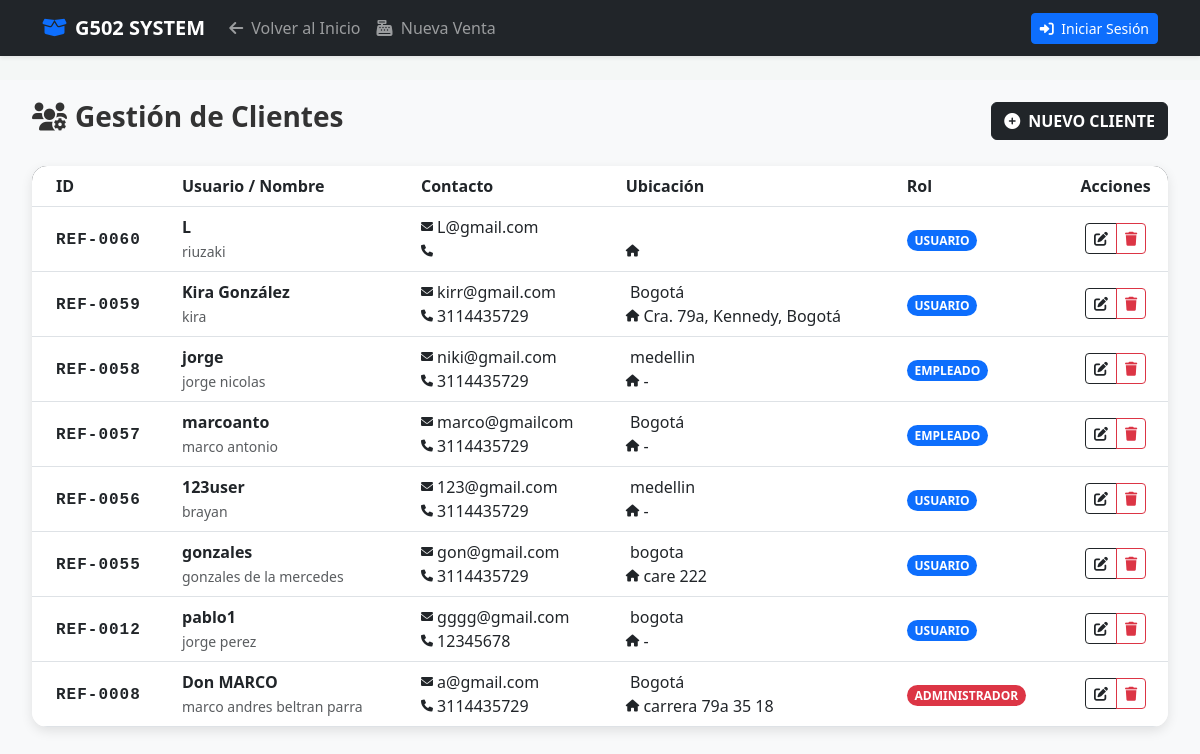
The page /g502/admin/clientes.php on the database its author committed.
### tables this page shows
CREATE TABLE `usuarios` (
  `id` int(11) NOT NULL,
  `nombre_usuario` varchar(50) NOT NULL,
  `nombre_completo` varchar(100) DEFAULT NULL,
  `email` varchar(100) NOT NULL,
  `telefono` varchar(20) DEFAULT NULL,
  `direccion` text DEFAULT NULL,
  `ciudad` varchar(50) DEFAULT NULL,
  `estado_provincia` varchar(50) DEFAULT NULL,
  `password` varchar(255) NOT NULL,
  `rol` enum('usuario','administrador','empleado') NOT NULL DEFAULT 'usuario',
  `estado_cuenta` enum('activo','inactivo') DEFAULT 'activo',
  `fecha_registro` timestamp NOT NULL DEFAULT current_timestamp()
);

### g502/admin/clientes.php (the view, shortened to what this page needs)
<?php
require_once '../config/db.php';
$query = "SELECT id, nombre_usuario, nombre_completo, email, telefono, ciudad, rol, fecha_registro, direccion FROM usuarios ORDER BY id DESC";
$result = mysqli_query($conn, $query);
$usuarios = mysqli_fetch_all($result, MYSQLI_ASSOC);
?>
<!DOCTYPE html>
<html lang="es">
<head>
    <link href="https://cdn.jsdelivr.net/npm/bootstrap@5.3.0-alpha3/dist/css/bootstrap.min.css" rel="stylesheet">
    <link href="https://cdnjs.cloudflare.com/ajax/libs/font-awesome/6.0.0-beta3/css/all.min.css" rel="stylesheet">
    <link rel="stylesheet" type="text/css" href="assets/css/posdes.css?v=<?php echo time(); ?>">
</head>
<body>
<?php include 'includes/header.php'; ?>
<div class="main-content">
    <div class="container-fluid">
        <div class="d-flex justify-content-between align-items-center mb-4">
            <h3 class="fw-bold"><i class="fas fa-users-cog me-2"></i>Gestión de Clientes</h3>
            <button type="button" class="btn btn-dark fw-bold" data-bs-toggle="modal" data-bs-target="#modalNuevoCliente">
                <i class="fas fa-plus-circle me-2"></i>NUEVO CLIENTE
            </button>
        </div>
        <div class="card card-table overflow-hidden">
            <div class="table-responsive">
                <table class="table table-hover align-middle mb-0">
                    <thead>
                        <tr>
                            <th class="ps-4">ID</th>
                            <th>Usuario / Nombre</th>
                            <th>Contacto</th>
                            <th>Ubicación</th>
                            <th>Rol</th>
                            <th class="text-center">Acciones</th>
                        </tr>
                    </thead>
                    <tbody>
                        <?php foreach ($usuarios as $u): ?>
                        <tr>
                            <td class="ps-4">
    <span class="fw-bold text-dark" style="font-family: monospace; letter-spacing: 1px;">
        REF-<?php echo str_pad($u['id'], 4, "0", STR_PAD_LEFT); ?>
    </span>
</td>
                            <td>
                                <strong><?php echo htmlspecialchars($u['nombre_usuario']); ?></strong><br>
                                <small class="text-muted"><?php echo htmlspecialchars($u['nombre_completo'] ?? 'Sin nombre'); ?></small>
                            </td>
                            <td>
                                <i class="fas fa-envelope fa-xs"></i> <?php echo htmlspecialchars($u['email']); ?><br>
                                <i class="fas fa-phone fa-xs"></i> <?php echo htmlspecialchars($u['telefono'] ?? '-'); ?>
                            </td>
                            <td>
                                <i class="fas fa-country fa-xs"></i> <?php echo htmlspecialchars($u['ciudad'] ?? '-'); ?><br>
                                <i class="fas fa-home fa-xs"></i> <?php echo htmlspecialchars($u['direccion'] ?? '-'); ?>
                            </td>
                            <td>
                                <span class="badge <?php echo ($u['rol'] === 'administrador') ? 'badge-admin' : 'badge-user'; ?> rounded-pill">
                                    <?php echo strtoupper($u['rol']); ?>
                                </span>
                            </td>
                            <td class="text-center">
                                <div class="btn-group btn-group-sm">
                                    <a href="editarus.php?id=<?php echo $u['id']; ?>" class="btn btn-outline-dark"><i class="fas fa-edit"></i></a>
                                    <button class="btn btn-outline-danger" onclick="confirmarEliminar(<?php echo $u['id']; ?>)"><i class="fas fa-trash"></i></button>
                                </div>
                            </td>
                        </tr>
                        <?php endforeach; ?>
                    </tbody>
                </table>
            </div>
        </div>
    </div>
</div>
</body>
</html>

### g502/admin/assets/css/posdes.css (style rules this page uses)
:root { --primary: #232f3e; --accent: #febd69; --bg: #f4f7f6; --text-main: #333; }
* { box-sizing: border-box; }
body { background-color: var(--bg); font-family: 'Segoe UI', sans-serif; color: var(--text-main); margin: 0; overflow: hidden; }

### g502/admin/clientes.php (style rules this page uses)
.main-content { padding: 20px; background-color: #f8f9fa; min-height: 100vh; }
.card-table { border-radius: 15px; border: none; box-shadow: 0 4px 12px rgba(0,0,0,0.1); }
.table thead { background-color: #343a40; color: white; }
.badge-admin { background-color: #dc3545; }
.badge-user { background-color: #0d6efd; }

### rows shown on the page
usuarios: id "0060", nombre_usuario "L", nombre_completo "riuzaki", email "L@gmail.com", rol "USUARIO"
usuarios: id "0059", nombre_usuario "Kira González", nombre_completo "kira", email "kirr@gmail.com", telefono "3114435729", ciudad "Bogotá", direccion "Cra. 79a, Kennedy, Bogotá", rol "USUARIO"
usuarios: id "0058", nombre_usuario "jorge", nombre_completo "jorge nicolas", email "niki@gmail.com", telefono "3114435729", ciudad "medellin", direccion "-", rol "EMPLEADO"
usuarios: id "0057", nombre_usuario "marcoanto", nombre_completo "marco antonio", email "marco@gmailcom", telefono "3114435729", ciudad "Bogotá", direccion "-", rol "EMPLEADO"
usuarios: id "0056", nombre_usuario "123user", nombre_completo "brayan", email "123@gmail.com", telefono "3114435729", ciudad "medellin", direccion "-", rol "USUARIO"
usuarios: id "0055", nombre_usuario "gonzales", nombre_completo "gonzales de la mercedes", email "gon@gmail.com", telefono "3114435729", ciudad "bogota", direccion "care 222", rol "USUARIO"
usuarios: id "0012", nombre_usuario "pablo1", nombre_completo "jorge perez", email "gggg@gmail.com", telefono "12345678", ciudad "bogota", direccion "-", rol "USUARIO"
usuarios: id "0008", nombre_usuario "Don MARCO", nombre_completo "marco andres beltran parra", email "a@gmail.com", telefono "3114435729", ciudad "Bogotá", direccion "carrera 79a 35 18", rol "ADMINISTRADOR"
